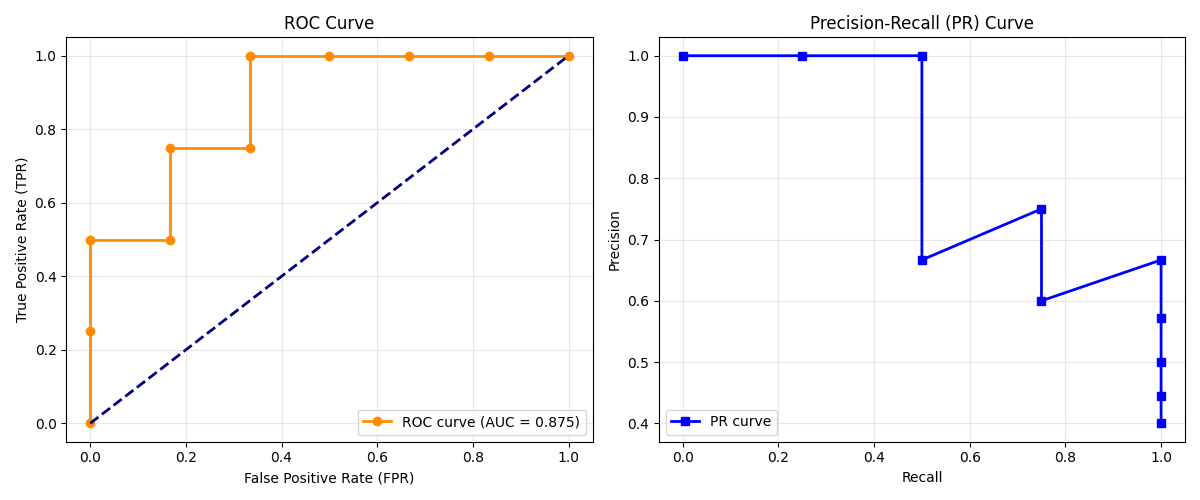

Here is the Python script that generated this plot:
import numpy as np
import matplotlib.pyplot as plt
from sklearn.metrics import auc

#1.数据准备
y_true = np.array([1, 1, 0, 1, 0, 0, 1, 0, 0, 0])
y_score = np.array([0.90, 0.42, 0.20, 0.60, 0.50, 0.41, 0.70, 0.40, 0.65, 0.35])

#2.按预测分数降序排序
sorted_indices = np.argsort(-y_score)
y_true_sorted = y_true[sorted_indices]
y_score_sorted = y_score[sorted_indices]

P = np.sum(y_true)  #正样本数(4)
N = len(y_true) - P #负样本数(6)

tpr_list, fpr_list = [0.0], [0.0]
precision_list, recall_list = [1.0], [0.0]#PR曲线起点设为(Recall=0,Precision=1)
tp, fp = 0, 0

print("=== 机器学习作业：ROC、PR与AUC计算 ===")
print(f"样本总数：{len(y_true)} (正样本: {P}个, 负样本: {N}个)\n")
print("--- 手动计算详细过程 ---")

for i in range(len(y_true_sorted)):
    if y_true_sorted[i] == 1:
        tp += 1
    else:
        fp += 1
        
    tpr = tp / P
    fpr = fp / N
    recall = tp / P
    precision = tp / (tp + fp) if (tp + fp) > 0 else 1.0
    
    tpr_list.append(tpr)
    fpr_list.append(fpr)
    precision_list.append(precision)
    recall_list.append(recall)
    
    print(f"阈值 >= {y_score_sorted[i]:.2f}: TPR={tpr:.2f}, FPR={fpr:.2f} | Precision={precision:.2f}, Recall={recall:.2f}")

#使用梯形法计算AUC
auc_roc_manual = auc(fpr_list, tpr_list)

print(f"\n--- 最终结果 ---")
print(f"计算得出的 ROC AUC 值：{auc_roc_manual:.3f}")

#3.绘制ROC和PR曲线
fig, (ax1, ax2) = plt.subplots(1, 2, figsize=(12, 5))

#绘制ROC曲线
ax1.plot(fpr_list, tpr_list, color='darkorange', marker='o', lw=2, label=f'ROC curve (AUC = {auc_roc_manual:.3f})')
ax1.plot([0, 1], [0, 1], color='navy', lw=2, linestyle='--')
ax1.set_xlabel('False Positive Rate (FPR)')
ax1.set_ylabel('True Positive Rate (TPR)')
ax1.set_title('ROC Curve')
ax1.legend(loc="lower right")
ax1.grid(True, alpha=0.3)

#绘制PR曲线
ax2.plot(recall_list, precision_list, color='blue', marker='s', lw=2, label='PR curve')
ax2.set_xlabel('Recall')
ax2.set_ylabel('Precision')
ax2.set_title('Precision-Recall (PR) Curve')
ax2.legend(loc="lower left")
ax2.grid(True, alpha=0.3)

plt.tight_layout()
plt.show()
